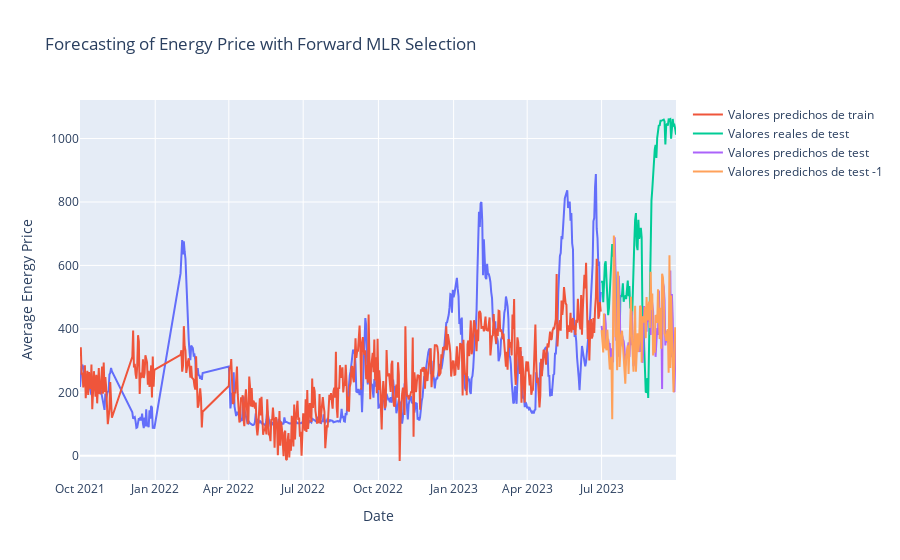

Notebook code for this chart:
### Code cell
fig = px.line(x=X_train_dates_MLR_selection, y=y_train_MLR_selection,title="Forecasting of Energy Price with Forward MLR Selection")
fig.update_layout(xaxis_title='Date', yaxis_title='Average Energy Price')
fig.add_trace(go.Scatter(x=X_train_dates_MLR_selection, y=y_pred_train_MLR_selection, mode='lines', name='Valores predichos de train'))
fig.add_trace(go.Scatter(x=X_test_dates_MLR_selection, y=y_test_MLR_selection, mode='lines', name='Valores reales de test'))
fig.add_trace(go.Scatter(x=X_test_dates_MLR_selection, y=y_pred_MRL_selection, mode='lines', name='Valores predichos de test'))
fig.add_trace(go.Scatter(x=X_test_dates_MLR_selection, y=y_pred_1_MRL_selection, mode='lines', name='Valores predichos de test -1'))
fig.show()
